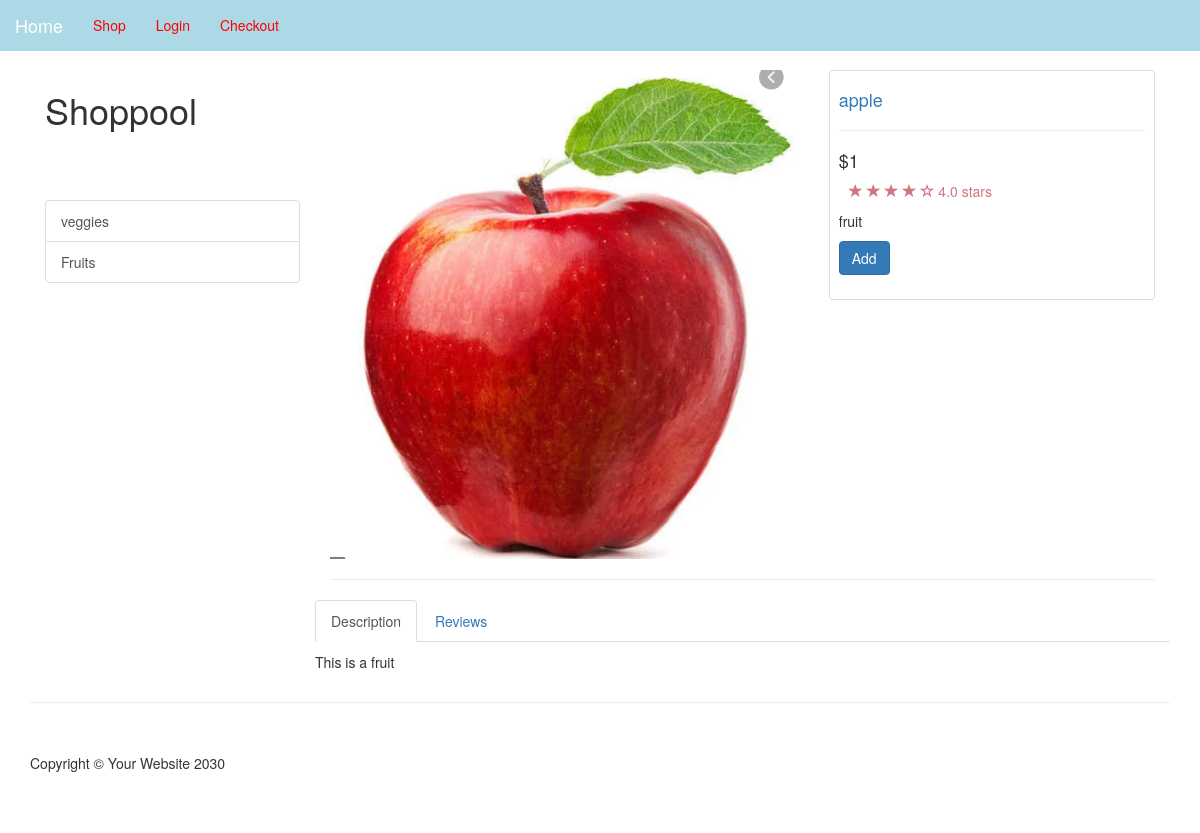
Screenshot of /public/item.php?id=11 with the database file from the repository.
### tables this page shows
CREATE TABLE `categories` (
  `cat_id` int(11) NOT NULL,
  `cat_title` varchar(255) NOT NULL
);

CREATE TABLE `products` (
  `product_id` int(11) NOT NULL,
  `farmer_id` int(11) NOT NULL,
  `Unit` varchar(11) NOT NULL,
  `product_title` varchar(255) NOT NULL,
  `product_category_id` int(11) NOT NULL,
  `product_price` float NOT NULL,
  `product_quantity` int(11) NOT NULL,
  `product_description` text NOT NULL,
  `product_image` varchar(255) NOT NULL,
  `short_desc` text NOT NULL
);

### public/item.php (the view, shortened to what this page needs)
<?php include(TEMPLATE_FRONT . DS . "header.php") ?>
<div class="container">
    <?php include(TEMPLATE_FRONT . DS . "side_nav.php") ?>
<?php
    $query = query(" SELECT * FROM products WHERE product_id = " . escape_string($_GET['id']) . " ");
    while ($row = fetch_array($query)):
    ?>
<div class="col-md-9">
<div class="row">
    <div class="col-md-7">
       <img class="img-responsive" src="../resources/<?php echo display_image($row['product_image']); ?>" alt="">
    </div>
    <div class="col-md-5">
        <div class="thumbnail">
    <div class="caption-full">
        <h4><a href="#"><?php echo $row['product_title'];?></a></h4>
        <hr>
        <h4 class=""><?php echo "&#36;" . $row['product_price'];?></h4>
    <div class="ratings">
        <p>
            <span class="glyphicon glyphicon-star"></span>
            <span class="glyphicon glyphicon-star"></span>
            <span class="glyphicon glyphicon-star"></span>
            <span class="glyphicon glyphicon-star"></span>
            <span class="glyphicon glyphicon-star-empty"></span>
            4.0 stars
        </p>
    </div>
        <p><?php echo $row['short_desc']; ?></p>
    <form action="">
        <div class="form-group">
            <a href="../resources/cart.php?add=<?php echo $row['product_id']; ?>" class="btn btn-primary">Add</a>
        </div>
    </form>
    </div>
</div>
</div>
</div>
        <hr>
<div class="row">
<div role="tabpanel">
  <ul class="nav nav-tabs" role="tablist">
    <li role="presentation" class="active"><a href="#home" aria-controls="home" role="tab" data-toggle="tab">Description</a></li>
    <li role="presentation"><a href="#profile" aria-controls="profile" role="tab" data-toggle="tab">Reviews</a></li>
  </ul>
  <div class="tab-content">
    <div role="tabpanel" class="tab-pane active" id="home">
        <p><?php echo $row['product_description']; ?></p>
    </div>
 </div>
</div>
</div>
</div>
<?php endwhile; ?>
</div>
<?php include(TEMPLATE_FRONT . DS . "footer.php") ?>
</body>
</html>

### resources/functions.php (shortened to what this page needs)
<?php
function query($sql) {
    global $connection;
    $result = mysqli_query($connection, $sql);
    return $result;
}
function escape_string($string) {
    global $connection;
    return mysqli_real_escape_string($connection, $string);
}
function fetch_array($result) {
    return mysqli_fetch_array($result);
}
function get_categories() {
    $query = query("SELECT * FROM categories");
    while($row = fetch_array($query)) {
        $category_links = <<<DELIMETER
        <a href="category.php?id={$row['cat_id']}" class="list-group-item">{$row['cat_title']}</a>
DELIMETER;
        echo $category_links;
    }
}
function display_image($picture) {
    return "uploads" . DS . $picture;
}
?>

### public/css/shop-homepage.css (style rules this page uses)
body { padding-top: 70px; }
.ratings { padding-right: 10px; padding-left: 10px; color: #d17581; }
.thumbnail { padding: 0; }
.thumbnail .caption-full { padding: 9px; color: #333; }

### rows the page displays
categories: cat_title "veggies"
categories: cat_title "Fruits"
products: product_image (picture), product_title "apple", product_price "1", short_desc "fruit", product_description "This is a fruit"
